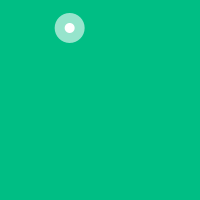
Frame 1 (no input)
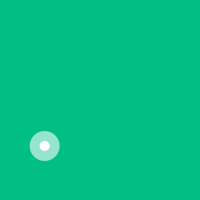
Frame 60 (the mouse pressed at the canvas centre just before this capture)
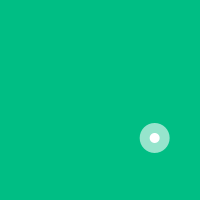
Frame 120 (the mouse held since frame 60 and released just before this capture)

The Processing sketch that drew these frames (run headless with seeded random() and noise(); from frame 60 on, the mouse is pressed at the canvas centre):

// Processing sketch: animateBall
// ── animateBall.pde
/**
** Animacion 1 en 1.
** by #90ED Media Art Studio. 
*/

Ball ball = new Ball();

void setup(){
  size(200,200);
  background(0,190,132);
  smooth();
  
}

void draw(){
  background(0,190,132);
 
  ball.update();
  ball.checkEdges();
  ball.render();
}

// ── Ball.pde
class Ball{
PVector location;
PVector velocity;
 Ball(){
   location = new PVector(random(width),random(height));
   velocity = new PVector(5,2);
  
 } 
 
 void update(){
   location.add(velocity);
   
 }
 
 void checkEdges(){
   if(location.x > width){
    velocity.x *= -1;
   }else if(location.x <0){
    velocity.x *= -1;
   }
   if(location.y > height){
       velocity.y *= -1; 
   }else if(location.y < 0){
     velocity.y *= -1;
   }
   
 }
 void render(){
    noStroke();
    fill(255);
    ellipse(location.x,location.y,10,10);
    fill(255,255,255,150);
    ellipse(location.x,location.y,30,30);
 }
  
}
